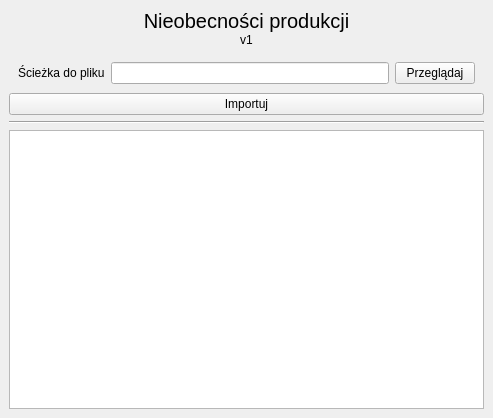
<?xml version="1.0" encoding="UTF-8"?>
<ui version="4.0">
 <class>Form</class>
 <widget class="QWidget" name="Form">
  <property name="geometry">
   <rect>
    <x>0</x>
    <y>0</y>
    <width>493</width>
    <height>418</height>
   </rect>
  </property>
  <property name="windowTitle">
   <string>Form</string>
  </property>
  <layout class="QGridLayout" name="gridLayout">
   <property name="leftMargin">
    <number>0</number>
   </property>
   <property name="topMargin">
    <number>0</number>
   </property>
   <property name="rightMargin">
    <number>0</number>
   </property>
   <property name="bottomMargin">
    <number>0</number>
   </property>
   <property name="spacing">
    <number>0</number>
   </property>
   <item row="0" column="0">
    <widget class="QWidget" name="widget" native="true">
     <layout class="QVBoxLayout" name="verticalLayout_3">
      <item>
       <widget class="QWidget" name="widget_2" native="true">
        <layout class="QVBoxLayout" name="verticalLayout">
         <property name="spacing">
          <number>0</number>
         </property>
         <property name="leftMargin">
          <number>0</number>
         </property>
         <property name="topMargin">
          <number>0</number>
         </property>
         <property name="rightMargin">
          <number>0</number>
         </property>
         <property name="bottomMargin">
          <number>0</number>
         </property>
         <item>
          <widget class="QLabel" name="label">
           <property name="font">
            <font>
             <pointsize>15</pointsize>
            </font>
           </property>
           <property name="text">
            <string>Nieobecności produkcji</string>
           </property>
           <property name="alignment">
            <set>Qt::AlignCenter</set>
           </property>
          </widget>
         </item>
         <item>
          <widget class="QLabel" name="label_2">
           <property name="text">
            <string>v1</string>
           </property>
           <property name="alignment">
            <set>Qt::AlignCenter</set>
           </property>
          </widget>
         </item>
        </layout>
       </widget>
      </item>
      <item>
       <widget class="QWidget" name="widget_4" native="true">
        <layout class="QVBoxLayout" name="verticalLayout_2">
         <property name="spacing">
          <number>0</number>
         </property>
         <property name="leftMargin">
          <number>0</number>
         </property>
         <property name="topMargin">
          <number>0</number>
         </property>
         <property name="rightMargin">
          <number>0</number>
         </property>
         <property name="bottomMargin">
          <number>0</number>
         </property>
         <item>
          <widget class="QWidget" name="widget_3" native="true">
           <layout class="QHBoxLayout" name="horizontalLayout">
            <item>
             <widget class="QLabel" name="label_3">
              <property name="text">
               <string>Ścieżka do pliku</string>
              </property>
             </widget>
            </item>
            <item>
             <widget class="QLineEdit" name="ed_sciezka_dane"/>
            </item>
            <item>
             <widget class="QPushButton" name="btn_przegladaj">
              <property name="text">
               <string>Przeglądaj</string>
              </property>
             </widget>
            </item>
           </layout>
          </widget>
         </item>
         <item>
          <widget class="QPushButton" name="btn_importuj">
           <property name="text">
            <string>Importuj</string>
           </property>
          </widget>
         </item>
        </layout>
       </widget>
      </item>
      <item>
       <widget class="Line" name="line">
        <property name="orientation">
         <enum>Qt::Horizontal</enum>
        </property>
       </widget>
      </item>
      <item>
       <widget class="QTableWidget" name="tab_dane"/>
      </item>
     </layout>
    </widget>
   </item>
  </layout>
 </widget>
 <resources/>
 <connections/>
</ui>
